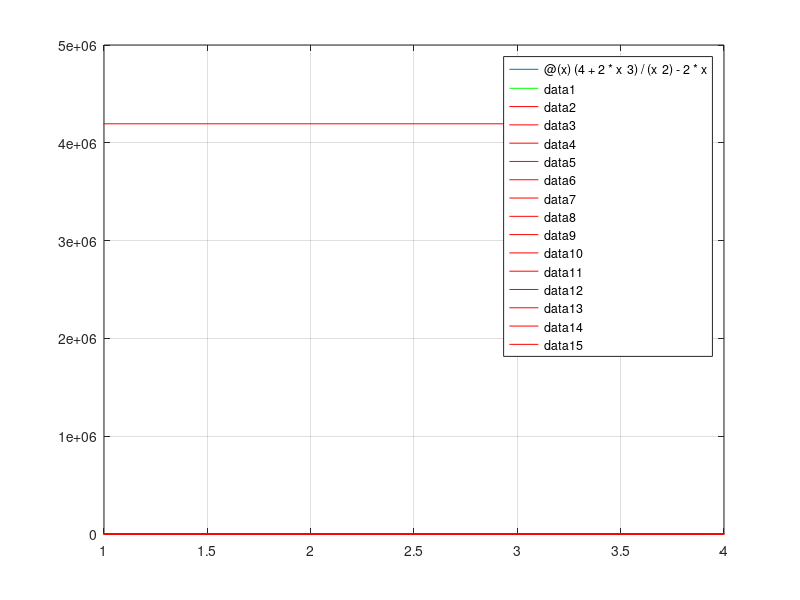

Write MATLAB code to recreate this figure.
clear;
clc;
f = @(x) (4+2*x^3)/(x^2) - 2*x;
k = @(x) x;

L = 1;
R = 4;
start = 1;
ori = start;
n = 0;

tol = 1e-3;


figure(1);

fplot(f,[L,R]);
hold on;
fplot(k,[L,R],'g');
grid on;


fprintf("use iterative method to find root from %d\n",start);

while abs(start - f(start)) > tol && n<10 && start ~=inf 
    n=n+1;
    plot([start,start],[start,f(start)],'r-');
    new = f(start);
    plot([start,new],[f(start),f(start)],'r-');
    start = new;
    fprintf('%d iteration: start =  %.6f\n',n,start)
end

if(abs(start-f(start))<abs(ori-f(ori)))
    fprintf('find root: at around %.6f',start);
else
    fprintf('diverage from %.6f',ori);
end
